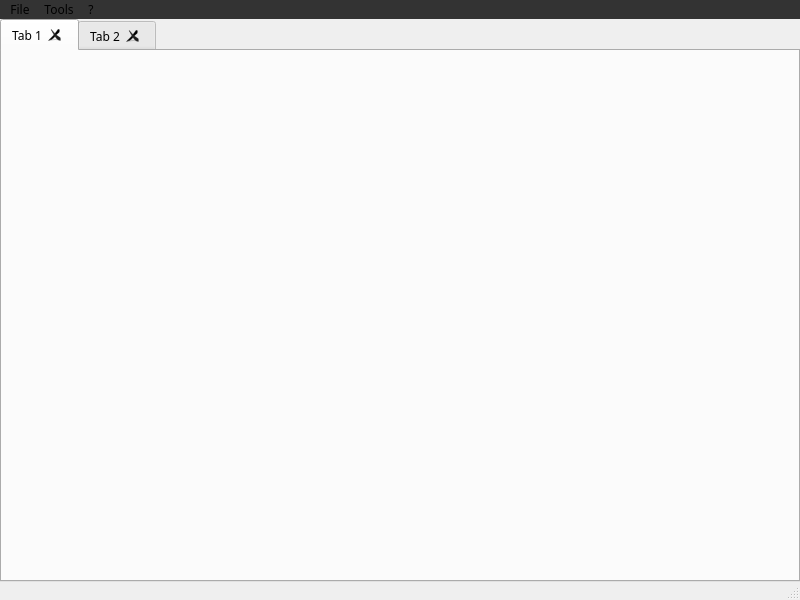
<?xml version="1.0" encoding="UTF-8"?>
<ui version="4.0">
 <class>MainWindow</class>
 <widget class="QMainWindow" name="MainWindow">
  <property name="geometry">
   <rect>
    <x>0</x>
    <y>0</y>
    <width>800</width>
    <height>600</height>
   </rect>
  </property>
  <property name="font">
   <font>
    <family>Cascadia Code</family>
    <pointsize>9</pointsize>
    <weight>50</weight>
    <italic>false</italic>
    <bold>false</bold>
   </font>
  </property>
  <property name="acceptDrops">
   <bool>true</bool>
  </property>
  <property name="windowTitle">
   <string>Lightning Log</string>
  </property>
  <property name="styleSheet">
   <string notr="true">/*hover*/
/*actived*/
/*gradient start*/
/*gradient end*/

QWidget
{
	font-family: &quot;Cascadia Code&quot;;
	font: 9pt &quot;Cascadia Code&quot;;
    color: #DDDDDD;
    background-color: #222222;
}

QFrame{
    color: #DDDDDD;
    background-color: #222222;
}
QMainWindow::separator{
    border: 1px solid #353535;
    border-style: outset;
    width: 2px;
    height: 2px;
}
QMainWindow::separator:hover{
    background: #800EB1;
}
QSplitter::handle{
    border: 1px solid #353535;
    border-style: outset;
    width: 2px;
    height: 2px;
}
QSplitter::handle:hover{
    border-color: #8618F4;
}
QSplitter::handle:pressed{
    border-color: #B914FF;
}
QSizeGrip{
    background-color: none;
}

QMenuBar {
    background-color: #222222;
    spacing: 1px;
    border-bottom: 1px solid #353535;
}

QMenuBar::item{
    background: transparent;
    padding: 1px 8px;
}

QMenuBar::item:selected{
    background: #800EB1;
    border: 1px solid #800EB1;
}

QMenuBar::item:pressed{
    background: #B914FF;
    border: 1px solid #B914FF;
    padding-top: 4px; /*margin-bottom: -4px;*/
}

QMenu {
    background-color: #222222;
    border: 1px solid #353535;
    margin: 1px; /* some spacing around the menu */
    padding: 1px;
}

QMenu::item{
    padding: 2px 25px 2px 15px;
    border: 1px solid transparent;
    margin: 1px;
}
QMenu::icon {
    width: 15px;
    height: 15px;
    padding:5px;
    border-right: 1px inset #353535;
}

QMenu::item:selected {
    border-color: #353535;
    background: #800EB1;
}

QMenu::separator {
    height: 1px;
    background: #353535;
    margin: 0 5px;
}

QMenu::indicator {
    width: 13px;
    height: 13px;
    padding:2px;
}
QMenu::icon:checked { /* appearance of a 'checked' icon */
    background: #800EB1;
    border: 1px inset #B914FF;
    border-radius: 3px;
    padding: 2px;
    /*position: absolute;
    top: 0px;
    right: 1px;
    bottom: 5px;
    left: 2px;*/
}

/* =============================================== */
/* ToolBar StatusBar                               */
/* =============================================== */
QToolBar {
    background: #222222;
    spacing: 1px; /* spacing between items in the tool bar */
    padding: 1px;
    border-bottom: 1px solid #353535;
}

QStatusBar{
    background: transparent;
    border-top:1px solid #353535;
}

QStatusBar::item {
    margin: 2px 0;
    border-left: 1px solid #353535;
}

QStatusBar QLabel{
    background: transparent;
    margin: 0  2px;
}

QStatusBar QPushButton{
    background: transparent;
    margin: 0  2px;
}

QStatusBar QPushButton:hover{
    background: #800EB1;
    margin: 0  2px;
}

/* =============================================== */
/* Label                                           */
/* =============================================== */
QLabel {
    background: transparent;
    border: 1px solid transparent;
    padding: 1px;
}


/* A QLabel is a QFrame ... */
/* A QToolTip is a QLabel ... */
QToolTip {
    border: 1px solid #353535;
    padding: 5px;
    border-radius: 3px;
    opacity:210;
}

/* =============================================== */
/* TextBox                                         */
/* =============================================== */
QLineEdit {
    background: #222222;
    selection-background-color: #800EB1;
    border: 1px solid #353535;
    border-radius: 2px;
    border-style: inset;
    padding: 0 1px;
}

QLineEdit:hover{
    border-color: #800EB1;
}
QLineEdit:focus{
    border-color: #8618F4;
}
/*QLineEdit[readOnly=&quot;true&quot;] { color: gray }*/
QLineEdit[echoMode=&quot;2&quot;]{
    lineedit-password-character: 9679;
}

QLineEdit:read-only {
    color: lightgray;
}

QLineEdit:disabled{
    color: lightgray;
    background: lightgray;
}

QTextEdit{
    selection-background-color:#800EB1;
    border: 1px solid #353535;
    border-style: inset;
}
QTextEdit:hover{
    border-color: #800EB1;
}
QTextEdit:focus{
    border-color: #8618F4;
}
/* =============================================== */
/* Button                                          */
/* =============================================== */
QPushButton {
    border: 1px solid #353535;
    border-radius: 2px;
    /*background-color: QLinearGradient( x1: 0, y1: 0, x2: 0, y2: 1, 
        stop: 0 #EEEEEF, stop: 0.05 #DADADF,stop: 0.5 #DADADF, 
        stop: 0.9 #EEEEEF, stop: 1 #EEEEEF);*/
    padding: 1px 4px;
    min-width: 50px;
    min-height: 20px;
}

QPushButton:default{
	border-width: 1px;      
    background-color: #8618F4;
    border-color: #353535;
}

QPushButton:hover{
    background-color: #800EB1;
    border-color: #B914FF;
}

QPushButton:pressed, QPushButton:checked
{
    border-width: 1px;      
    background-color: #B914FF;
    border-color: #353535;
}

QPushButton:focus {
    border-color: #8618F4;
}


QToolButton,QToolButton:unchecked {
    border: 1px solid transparent;
    border-radius: 3px;
    background-color: transparent;
    margin: 1px;
}
QToolButton:checked{
    background-color: #800EB1;
    border-color: #B914FF;
}
QToolButton:hover{
    background-color: #800EB1;
    border-color: #B914FF;
}

QToolButton:pressed,QToolButton:checked:hover{
    background-color: #B914FF;
    border-color: #8618F4;
}
QToolButton:checked:pressed{
    background-color: #800EB1;
}

/* only for MenuButtonPopup */
QToolButton[popupMode=&quot;1&quot;]{
    padding-left: 1px;
    padding-right: 15px; /* make way for the popup button */
    border: 1px solid #353535;
    min-height: 15px;
    /*background: qlineargradient(x1:0, y1:0 ,x2:0, y2:1
        stop: 0 #EEEEEF, stop: 0.05 #DADADF, stop: 0.5 #DADADF
        stop: 0.95 #EEEEEF stop: 1#EEEEEF)*/
}
QToolButton[popupMode=&quot;1&quot;]:hover{
    background-color: #800EB1;
    border-color: #B914FF;
}
QToolButton[popupMode=&quot;1&quot;]:pressed{
    border-width: 1px;
    background-color: #B914FF;
    border-color: #353535;
}
QToolButton::menu-button {
    border: 1px solid #353535;
    border-top-right-radius: 2px;
    border-bottom-right-radius: 2px;
    width: 16px;
}

/* =============================================== */
/* ComboBox                                        */
/* =============================================== */
QComboBox{
    border: 1px solid #353535;
	border-radius: 2px;
}

QComboBox::drop-down {
    subcontrol-origin: padding;
    subcontrol-position: top right;

    border-top-right-radius: 2px; /* same radius as the QComboBox */
    border-bottom-right-radius: 2px;
}

QComboBox::down-arrow {
    image: url(:/icons/downarrow.png);
}

QComboBox:hover{
    border-color: #800EB1;
}
QComboBox:focus{
    border-color: #8618F4;
}
QComboBox:on { /* shift the text when the popup opens */
    padding-top: 2px;
    padding-left: 2px;
}
QComboBox QAbstractItemView {
    border: 1px solid #353535;
    selection-background-color: #800EB1;
}

/* =============================================== */
/* SpinBox DateTime                                */
/* =============================================== */
QSpinBox, QDoubleSpinBox,QDateEdit,QTimeEdit,QDateTimeEdit{
    border: 1px solid #353535;
	border-radius:2px;
}

QSpinBox:hover, QDoubleSpinBox:hover,QDateEdit:hover, QTimeEdit:hover,QDateTimeEdit:hover{
    border-color: #800EB1;
}
QSpinBox:focus, QDoubleSpinBox:focus,QDateEdit:focus,QTimeEdit:focus,QDateTimeEdit:focus{
    border-color: #8618F4;
}

/* =============================================== */
/* Slider ProgressBar                              */
/* =============================================== */
QProgressBar {
    border: 1px solid #353535;
    border-radius: 4px;
    text-align: center;
}

QProgressBar::chunk {
    background-color: #8618F4;
    width: 4px;
    margin: 1px;
}

QSlider{
    border: 1px solid transparent;
}
QSlider::groove{
    border: 1px solid #353535;
    background: #222222;
}
QSlider::handle {                           
    border: 1px solid #353535;
    background: #800EB1;
}
QSlider::groove:horizontal {
    height: 3px; /* the groove expands to the size of the slider by default. by giving it a height, it has a fixed size */
    left:5px; right: 5px;
}
QSlider::groove:vertical{
    width: 3px;
    top: 5px; bottom: 5px;
}
QSlider::handle:horizontal{
    width: 6px;
    margin: -7px; /* height */
}
QSlider::handle:vertical{
    height: 6px;
    margin: -7px; /* height */
}
QSlider::add-page{
    border: 1px solid #353535;
    background:#EEEEEF;
}
QSlider::sub-page{                          
    background: #8618F4;
}

/* =============================================== */
/* ScrollBar                                       */
/* =============================================== */
QScrollBar{
    background-color: #222222;
    border: 1px solid #353535;
    border-radius: 5px;
    padding: 1px;
    height: 10px;
    width: 10px;
}
QScrollBar:hover{
    border-color:#800EB1;
}
QScrollBar::handle{
    border-radius: 3px;
    background: #B914FF;
    min-width: 16px;
    min-height: 16px;
}
QScrollBar::handle:hover {
    background: #8618F4;
}
QScrollBar::add-line, QScrollBar::sub-line,
QScrollBar::add-page, QScrollBar::sub-page {
    width: 0px;
    background: transparent;
}
QScrollArea{
    border: none;
}
/*QScrollArea  QAbstractSlider{
    border-radius: 0px;
}*/
/* =============================================== */
/* DockWidget                                       */
/* =============================================== */
QDockWidget, QDockWidget &gt; QWidget/*not work*/
{
    border-color: #353535;/*qt bug*/
    background: transparent;
}
QDockWidget::title {
background-color: #353535;
    border-bottom: 1px solid #353535;
    border-style: inset;
    text-align: left; /* align the text to the left */
    padding: 6px;
}

/* =============================================== */
/* GroupBox                                        */
/* =============================================== */
QGroupBox {
    background-color: #222222;
    border: 1px solid #353535;
    border-radius: 2px;
    margin-top: 0.5em;
}
QGroupBox::title {
    subcontrol-origin: margin;
    subcontrol-position: top left;
    left: 1em;
	padding-left: 2px;
    background-color: #222222;
}
/* =============================================== */
/* ToolBox                                         */
/* =============================================== */
QToolBox{
    border: 1px solid #353535;
}
QToolBox::tab {
    background: #353535;
    border: 1px solid #DADADF;
    border-radius: 1px;
}
QToolBox::tab:hover {
    background-color: #800EB1;
    border-color: transparent;
}
QToolBox::tab:pressed {
    background-color: #B914FF;
    border-color: transparent;
}
QToolBox::tab:selected {
    font-weight: bold;
    border-color: #B914FF;
	background-color: #800EB1;
}

/* =============================================== */
/* TabWidget                                       */
/* =============================================== */
QTabWidget{
    margin-top:2px;
}
QTabWidget::pane{
    border: 1px solid #353535;
}
QTabWidget::tab-bar {
    left: 0px;
}
QTabBar::tab {
    background: #222222;
    border: 1px solid #353535;
    padding: 3px 5px;    
}

QTabBar::tab:first {
	border-top-left-radius: 2px;
}

QTabBar::tab:last {
	border-top-right-radius: 2px;
}

QTabBar::tab:hover {
    background: #800EB1;
    border-color: transparent;
}
QTabBar::tab:selected {
    background: #B914FF;
    border-color: #B914FF;
	border-top-right-radius: 2px;
	border-top-left-radius: 2px;
}
QTabBar::tab:pressed {
    background: #B914FF;
    border-color: transparent;
}
QTabBar::tab:focus {
    border-color: #8618F4;
}
QTabBar::tab:top{
    border-bottom: transparent;
	border-left: transparent;
}
QTabBar::tab:bottom{
    margin-bottom: 3px;
    border-top: transparent;
	border-left: transparent;
}
QTabBar::tab:left{
    border-right: transparent;
	border-top: transparent;
    margin-bottom: 1px;
}
QTabBar::tab:right{
    border-left: transparent;
	border-top: transparent;
    margin-bottom: 1px;
}

QTabBar::close-button {
    width: 10px;
}

/* =============================================== */
/* QHeaderView for list table                      */
/* =============================================== */
QHeaderView {
	border: none;
	margin: 0px;
	padding: 0px;
}
QHeaderView::section, QTableCornerButton::section {
	background-color: #353535;
	padding: 0 3px;
	border-right: 1px solid #DADADF;
	border-bottom: 1px solid #DADADF;
	border-radius: 0px;
}
QHeaderView::section:hover, QTableCornerButton::section:hover{
    background-color: #800EB1;
}
QHeaderView::section:pressed{
    background-color: #B914FF;
}
QHeaderView::section:checked {
    background-color: #8618F4;
}

/* =============================================== */
/* QTableWidget                                    */
/* =============================================== *
QTableWidget, QTableView
{
    gridline-color: #353535;
    background: #222222;
    alternate-background-color: #EEEEEF;
    border:1px solid #353535;
}
QTableView::item, QTabWidget::item{
    background: transparent;
	outline-style: none;
	border: none;
}

QTableView::item:hover {
	background: #800EB1;
    border: 1px solid #8618F4;
}

QTableView::item:selected {
	background: #800EB1;
	color: #EEEEEF;
}

QTableView::item:selected:active {
	background: #B914FF;
	color: #EEEEEF;
}

QTableWidget QComboBox{
    margin: 2px;
    border: none;
}
*/</string>
  </property>
  <widget class="QWidget" name="centralwidget">
   <layout class="QGridLayout" name="gridLayout">
    <property name="leftMargin">
     <number>0</number>
    </property>
    <property name="topMargin">
     <number>0</number>
    </property>
    <property name="rightMargin">
     <number>0</number>
    </property>
    <property name="bottomMargin">
     <number>0</number>
    </property>
    <item row="0" column="0">
     <layout class="QVBoxLayout" name="windowVerticalBox">
      <property name="spacing">
       <number>0</number>
      </property>
      <item>
       <widget class="QTabWidget" name="fileViewTabWidget">
        <property name="acceptDrops">
         <bool>true</bool>
        </property>
        <property name="styleSheet">
         <string notr="true"/>
        </property>
        <property name="tabShape">
         <enum>QTabWidget::Rounded</enum>
        </property>
        <property name="currentIndex">
         <number>0</number>
        </property>
        <property name="tabsClosable">
         <bool>true</bool>
        </property>
        <property name="movable">
         <bool>true</bool>
        </property>
        <widget class="QWidget" name="tab">
         <attribute name="title">
          <string>Tab 1</string>
         </attribute>
         <layout class="QGridLayout" name="gridLayout_2">
          <property name="leftMargin">
           <number>0</number>
          </property>
          <property name="topMargin">
           <number>0</number>
          </property>
          <property name="rightMargin">
           <number>0</number>
          </property>
          <property name="bottomMargin">
           <number>0</number>
          </property>
          <property name="spacing">
           <number>0</number>
          </property>
         </layout>
        </widget>
        <widget class="QWidget" name="tab_2">
         <attribute name="title">
          <string>Tab 2</string>
         </attribute>
        </widget>
       </widget>
      </item>
     </layout>
    </item>
   </layout>
  </widget>
  <widget class="QMenuBar" name="menubar">
   <property name="geometry">
    <rect>
     <x>0</x>
     <y>0</y>
     <width>800</width>
     <height>18</height>
    </rect>
   </property>
   <property name="styleSheet">
    <string notr="true">QMenuBar {
    background-color: #333333;
	color: #FFF
    spacing: 3px;
}

QMenuBar::item {
    padding: 1px 4px;
    background: transparent;
}

QMenuBar::item:selected { /* when selected using mouse or keyboard */
    background: #a8a8a8;
}

QMenuBar::item:pressed {
    background: #888888;
}</string>
   </property>
   <widget class="QMenu" name="menuFile">
    <property name="title">
     <string>File</string>
    </property>
    <addaction name="actionOpen"/>
    <addaction name="separator"/>
    <addaction name="actionExit"/>
   </widget>
   <widget class="QMenu" name="menuTools">
    <property name="title">
     <string>Tools</string>
    </property>
    <addaction name="actionOptions"/>
   </widget>
   <widget class="QMenu" name="menu">
    <property name="title">
     <string>?</string>
    </property>
    <addaction name="actionAbout"/>
   </widget>
   <addaction name="menuFile"/>
   <addaction name="menuTools"/>
   <addaction name="menu"/>
  </widget>
  <widget class="QStatusBar" name="statusbar">
   <property name="sizePolicy">
    <sizepolicy hsizetype="Preferred" vsizetype="Preferred">
     <horstretch>0</horstretch>
     <verstretch>0</verstretch>
    </sizepolicy>
   </property>
   <property name="maximumSize">
    <size>
     <width>16777215</width>
     <height>18</height>
    </size>
   </property>
   <property name="sizeGripEnabled">
    <bool>true</bool>
   </property>
  </widget>
  <action name="actionOpen">
   <property name="text">
    <string>Open</string>
   </property>
   <property name="shortcut">
    <string>Ctrl+O</string>
   </property>
  </action>
  <action name="actionExit">
   <property name="text">
    <string>Exit</string>
   </property>
   <property name="shortcut">
    <string>Ctrl+W</string>
   </property>
  </action>
  <action name="actionOptions">
   <property name="text">
    <string>Options</string>
   </property>
  </action>
  <action name="actionAbout">
   <property name="text">
    <string>About</string>
   </property>
  </action>
 </widget>
 <resources/>
 <connections/>
</ui>
